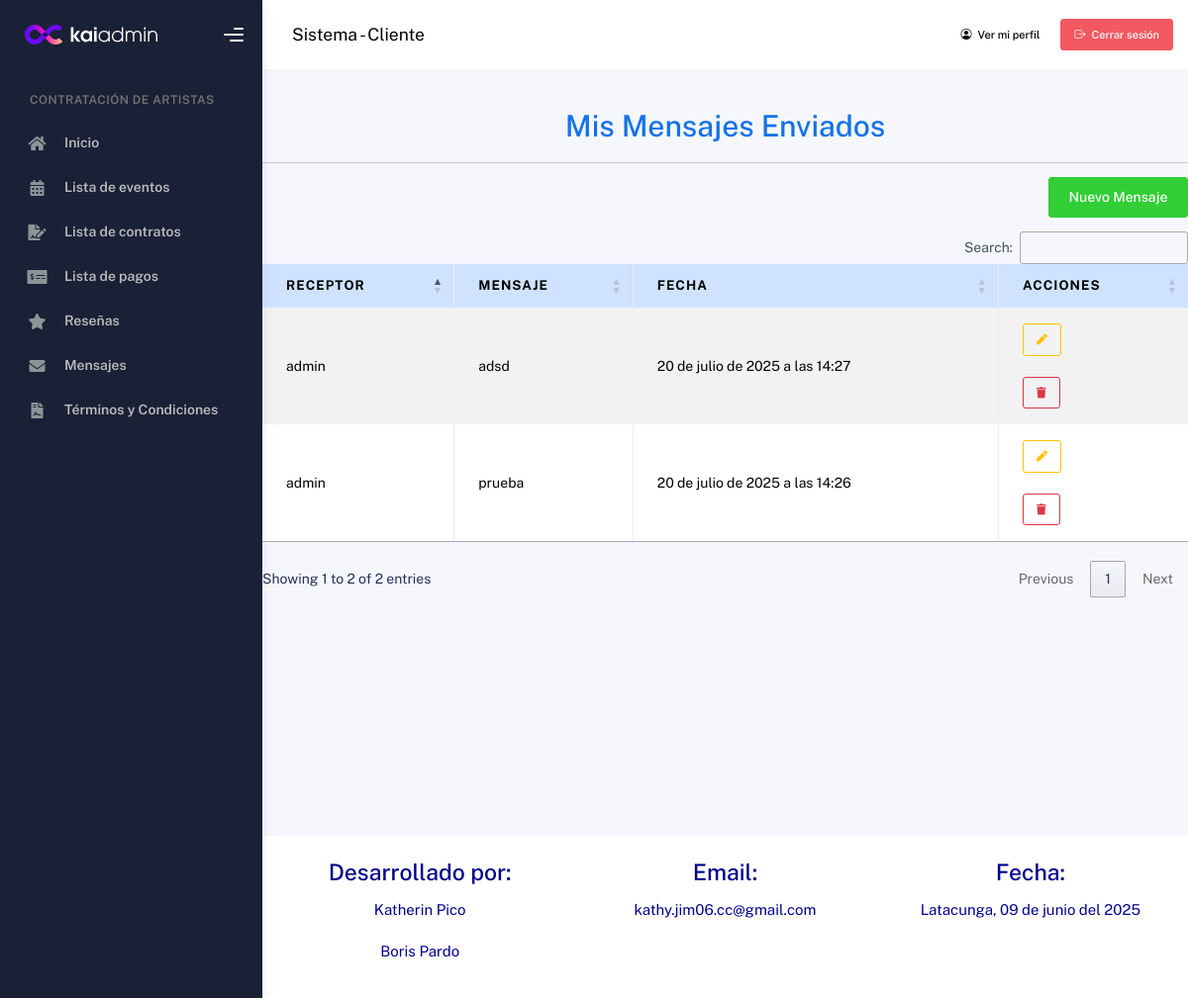
Page /cliente/mensajes/ (signed in) on the earlier database version.
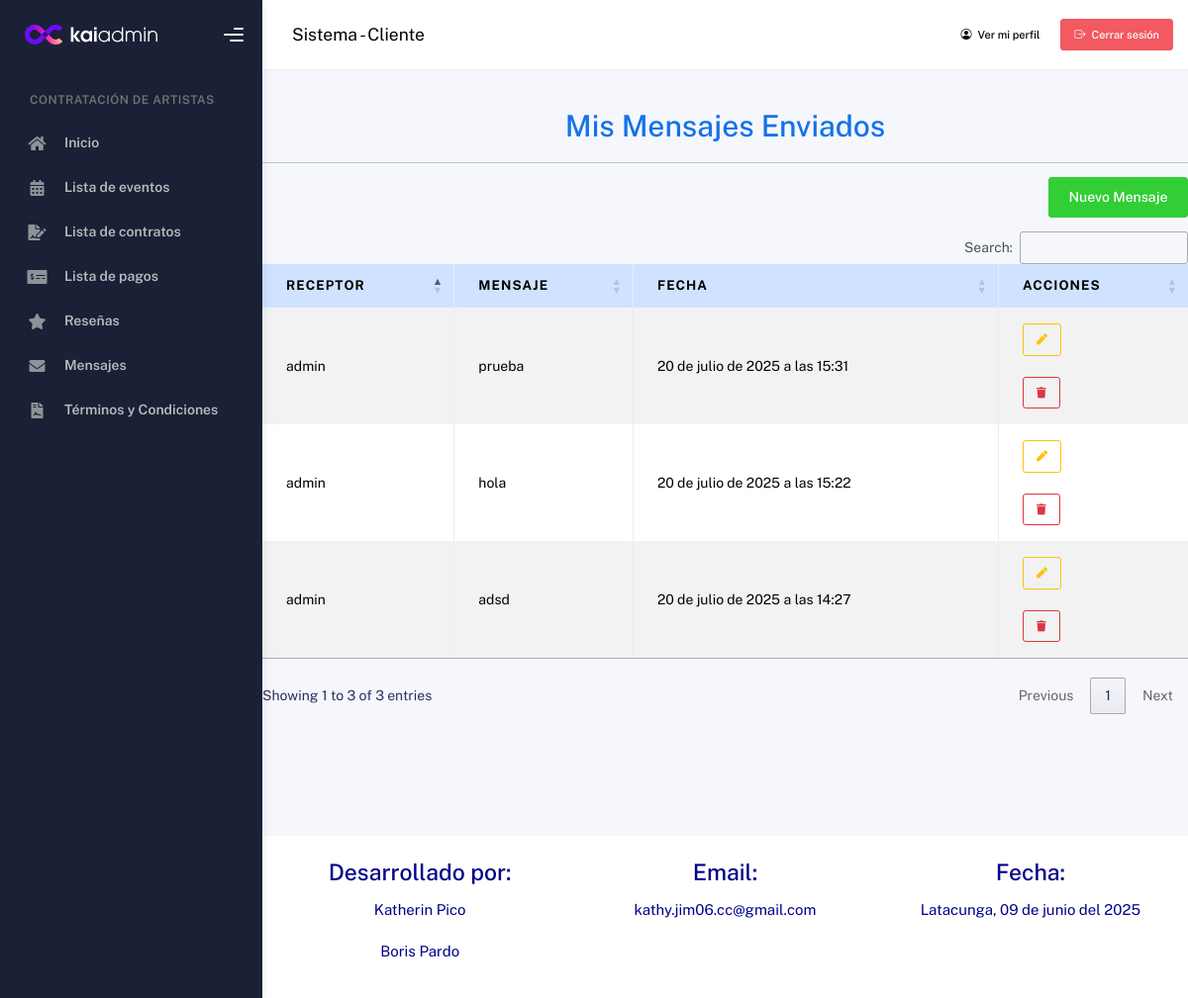
Same page on the later database version.
### Aplicaciones/gestionContratos/models.py (models this page shows, shortened)
class Mensaje(models.Model):
    emisor = models.ForeignKey(Usuario, on_delete=models.CASCADE, related_name='mensajes_enviados')
    receptor = models.ForeignKey(Usuario, on_delete=models.CASCADE, related_name='mensajes_recibidos')
    texto = models.TextField()
    fecha = models.DateTimeField(auto_now_add=True)
    class Meta:
        ordering = ['-fecha']

class Usuario(AbstractUser):
    telefono = models.CharField(max_length=10)
    direccion = models.TextField()
    rol = models.CharField(max_length=20, choices=ROL_CHOICES, default='Cliente')
    verificado = models.BooleanField(default=False)
    bloqueado = models.BooleanField(default=False)
    foto_perfil = models.ImageField(upload_to='usuarios/perfil/', null=True, blank=True)
    portafolio_pdf = models.FileField(upload_to='usuarios/portafolios/', null=True, blank=True)
    facebook_url = models.URLField(max_length=200, null=True, blank=True)
    x_url = models.URLField("X (Twitter)", max_length=200, null=True, blank=True)
    web_url = models.URLField("Página web", max_length=200, null=True, blank=True)
    groups = models.ManyToManyField(
        Group,
        related_name='usuarios',
        blank=True,
        help_text='Grupos a los que pertenece el usuario.',
        verbose_name='grupos',
    )
    user_permissions = models.ManyToManyField(
        Permission,
        related_name='usuarios_permisos',
        blank=True,
        help_text='Permisos específicos para el usuario.',
        verbose_name='permisos de usuario',
    )

### Aplicaciones/gestionContratos/views.py (the view)
# urls.py: path('cliente/mensajes/', views.listar_mensajes_usuario, name='cliente_listar_mensajes'),
def listar_mensajes_usuario(request):
    usuario_id = request.session.get('usuario_id')
    if not usuario_id:
        return redirect('login')
    usuario = Usuario.objects.get(id=usuario_id)
    if usuario.rol not in ['Cliente', 'Artista']:
        messages.error(request, "No tienes permisos para acceder a esta sección.")
        return redirect('login')
    mensajes = Mensaje.objects.filter(emisor=usuario).select_related('receptor').order_by('-fecha')
    if usuario.rol == 'Cliente':
        template = 'cliente/mensajes/lista_mensajes.html'
    else:
        template = 'artista/mensajes/lista_mensajes.html'
    return render(request, template, {
        'usuario': usuario,
        'mensajes': mensajes
    })

### Aplicaciones/gestionContratos/templates/cliente/mensajes/lista_mensajes.html (shortened to what this page needs)
{% extends 'cliente/plantilla.html' %}
{% load static %}
{% block contenido %}
<br><br><br>
<div class="container mt-5">
    <h1 class="text-center text-primary">Mis Mensajes Enviados</h1>
    <hr>
    <div class="mb-3 text-end">
        <a href="{% url 'cliente_nuevo_mensaje' %}" class="btn btn-success">Nuevo Mensaje</a>
    </div>
    <table class="table table-bordered table-striped table-hover" id="tbl_mensajes">
        <thead class="table-primary">
            <tr>
                <th>Receptor</th>
                <th>Mensaje</th>
                <th>Fecha</th>
                <th>Acciones</th>
            </tr>
        </thead>
        <tbody>
            {% for mensaje in mensajes %}
            <tr>
                <td>{{ mensaje.receptor.username }}</td>
                <td>{{ mensaje.texto }}</td>
                <td>{{ mensaje.fecha }}</td>
                <td>
                    <a href="{% url 'cliente_editar_mensaje' mensaje.id %}" class="btn btn-outline-warning btn-sm" title="Editar">
                        <i class="fa fa-pen"></i>
                    </a>
                    <br><br>
                    <form method="post" action="{% url 'cliente_eliminar_mensaje' mensaje.id %}" style="display: inline;">
                        <button type="submit" class="btn btn-outline-danger btn-sm" onclick="return confirmarEliminacion(event);" title="Eliminar">
                            <i class="fa fa-trash"></i>
                        </button>
                    </form>
                </td>
            </tr>
            {% endfor %}
        </tbody>
    </table>
</div>
<br><br><br>
{% endblock %}

Differences in the rows shown:
removed Mensaje: receptor.username "admin", texto "prueba", fecha "20 de julio de 2025 a las 14:26"
added Mensaje: receptor.username "admin", texto "prueba", fecha "20 de julio de 2025 a las 15:31"
added Mensaje: receptor.username "admin", texto "hola", fecha "20 de julio de 2025 a las 15:22"
Other differences:
text written by a page script: "Search: Showing 1 to 2 of 2 entries Previous 1 Next" → "Search: Showing 1 to 3 of 3 entries Previous 1 Next"
